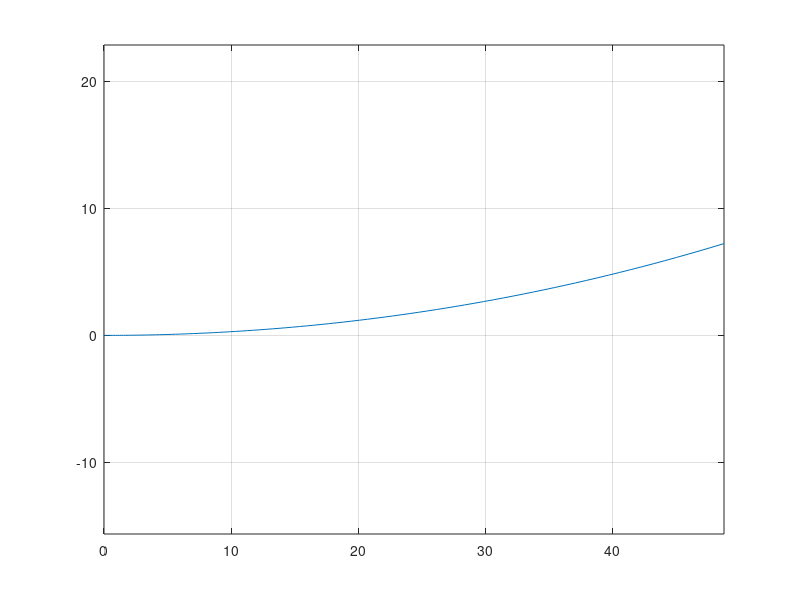

The MATLAB source for this figure:
function [] = UnicycleModel()
    clear;
    close all;
    clc;
    
    disp("start unicycle simulation");

    T = 100;
    a = ones(1, T);
    delta = deg2rad(ones(1, T));

    state = struct('x', 0, 'y', 0, 'yaw', 0, 'v', 0);

    x = [];
    y = [];
    yaw = [];
    v = [];
    dt = 0.1;  
    L = 2.9;   

    for i = 1:T
        state = update_unicycle(state, a(i), delta(i), L, dt);

        x = [x, state.x];
        y = [y, state.y];
        yaw = [yaw, state.yaw];
        v = [v, state.v];
    end

    figure;
    plot(x, y);
    axis("equal");
    grid on;
end

function state = update_unicycle(state, a, delta, L, dt)
    state.x = state.x + state.v * cos(state.yaw) * dt;
    state.y = state.y + state.v * sin(state.yaw) * dt;
    state.yaw = state.yaw + state.v / L * tan(delta) * dt;
    state.v = state.v + a * dt;
end
